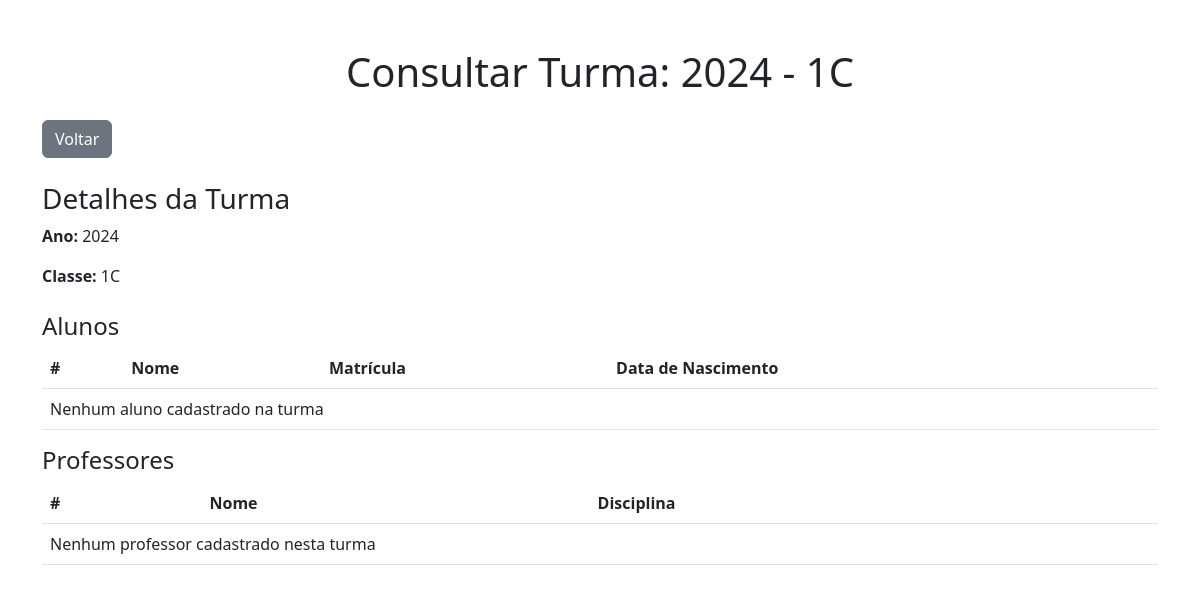
The app's page /consultar_turma/5/, older data.
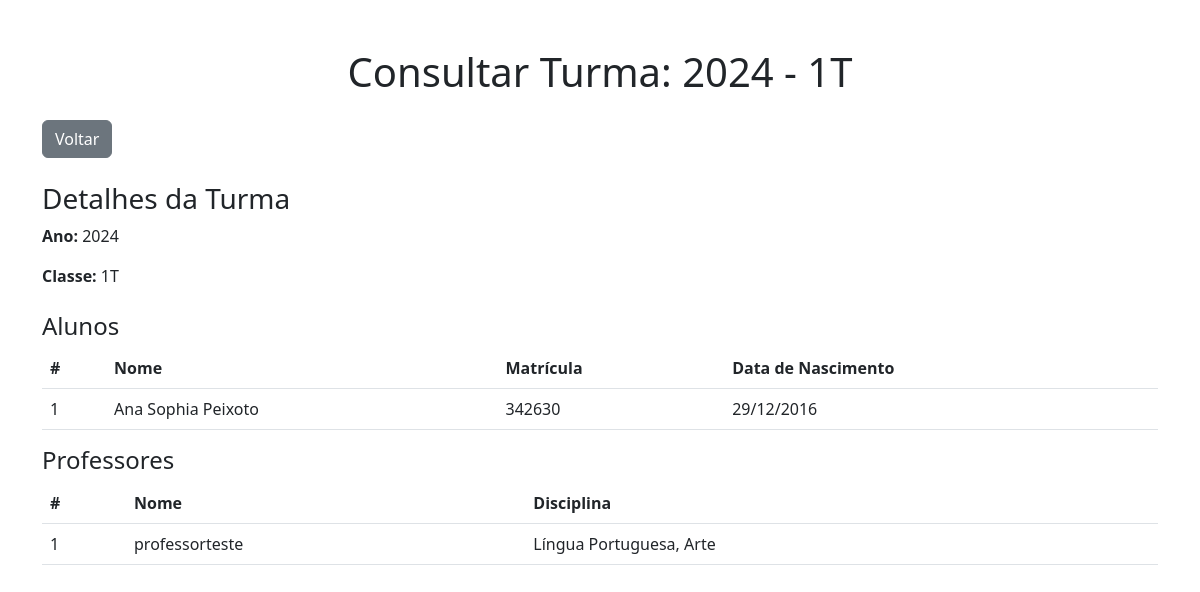
The same page, newer data.
### core/models.py (models this page shows, shortened)
class Turma(models.Model):
    ano = models.PositiveIntegerField()  # Ano da turma (Exemplo: 2024)
    classe = models.CharField(max_length=5, default='Indefinido')  # Classe (Exemplo: 1A, 2B, etc.)
    alunos = models.ManyToManyField(Aluno, related_name='turmas')
    professores = models.ManyToManyField(Professor, related_name='turmas')
    class Meta:
        verbose_name = "Turma"
        verbose_name_plural = "Turmas"

class Aluno(models.Model):
    user = models.OneToOneField(User, on_delete=models.CASCADE, related_name='aluno_profile')
    nome = models.CharField(max_length=100)
    rm = models.CharField(max_length=20, unique=True)  # Registro de matrícula único
    ra_rg = models.CharField(max_length=20, blank=True, null=True)  # RA ou RG (opcional)
    data_nascimento = models.DateField()  # Data de nascimento do aluno
    status = models.CharField(
        max_length=11,
        choices=[('ativo', 'Ativo'), ('transferido', 'Transferido'), ('suplente', 'Suplente')],
        default='ativo'
    )
    email_responsavel = models.EmailField(max_length=100, blank=True, null=True)
    telefone_responsavel = models.CharField(max_length=15, blank=True, null=True)

class Professor(models.Model):
    user = models.OneToOneField(User, on_delete=models.CASCADE, related_name='professor_profile')  # Conexão com o User do Django
    nome = models.CharField(max_length=255)  # Nome completo do professor
    email = models.EmailField(max_length=100, blank=True, null=True)
    telefone = models.CharField(max_length=15, blank=True, null=True)
    disciplinas = models.ManyToManyField(Disciplina, related_name='professores')

class Disciplina(models.Model):
    nome = models.CharField(max_length=100)  # Nome da disciplina

### core/views.py (the view)
# urls.py: path('consultar_turma/<int:turma_id>/', views.consultar_turma, name='consultar_turma'),
def consultar_turma(request, turma_id):
    turma = Turma.objects.get(id=turma_id)
    return render(request, 'core/consultar_turma.html', {'turma': turma})

### core/templates/core/consultar_turma.html (shortened to what this page needs)
{% load static %}
<!DOCTYPE html>
<html lang="pt-BR">
<head>
    <link href="https://cdn.jsdelivr.net/npm/bootstrap@5.3.0/dist/css/bootstrap.min.css" rel="stylesheet">
</head>
<body>
    <div class="container mt-5">
        <h1 class="text-center mb-4">Consultar Turma: {{ turma.ano }} - {{ turma.classe }}</h1>
        <div class="d-flex justify-content-between mb-4">
            <a href="{% url 'gerenciar_turmas' %}" class="btn btn-secondary">Voltar</a>
        </div>
        <div class="mb-4">
            <h3>Detalhes da Turma</h3>
            <p><strong>Ano:</strong> {{ turma.ano }}</p>
            <p><strong>Classe:</strong> {{ turma.classe }}</p>
        </div>
        <div class="mb-3">
            <h4>Alunos</h4>
            <table class="table">
                <thead>
                    <tr>
                        <th>#</th>
                        <th>Nome</th>
                        <th>Matrícula</th>
                        <th>Data de Nascimento</th>
                    </tr>
                </thead>
                <tbody>
                    {% for aluno in turma.alunos.all %}
                        <tr>
                            <td>{{ forloop.counter }}</td>
                            <td>{{ aluno.nome }}</td>
                            <td>{{ aluno.rm }}</td>
                            <td>{{ aluno.data_nascimento|date:"d/m/Y" }}</td>
                        </tr>
                    {% empty %}
                        <tr>
                            <td colspan="4">Nenhum aluno cadastrado na turma</td>
                        </tr>
                    {% endfor %}
                </tbody>
            </table>
        </div>
        <div class="mb-3">
            <h4>Professores</h4>
            <table class="table">
                <thead>
                    <tr>
                        <th>#</th>
                        <th>Nome</th>
                        <th>Disciplina</th>
                    </tr>
                </thead>
                <tbody>
                    {% for professor in turma.professores.all %}
                        <tr>
                            <td>{{ forloop.counter }}</td>
                            <td>{{ professor.nome }}</td>
                            <td>
                                {% for disciplina in professor.disciplinas.all %}
                                    {{ disciplina.nome }}{% if not forloop.last %}, {% endif %}
                                {% endfor %}
                            </td>
                        </tr>
                    {% empty %}
                        <tr>
                            <td colspan="3">Nenhum professor cadastrado nesta turma</td>
                        </tr>
                    {% endfor %}
                </tbody>
            </table>
        </div>
    </div>
</body>
</html>

Row changes from the older to the newer data that the page shows:
changed Turma: classe "1C" → "1T"
now on this page (row unchanged): Aluno: nome "Ana Sophia Peixoto", rm "342630", data_nascimento "29/12/2016"
now on this page (row unchanged): Professor: nome "professorteste"
now on this page (row unchanged): Disciplina: nome "Língua Portuguesa"
now on this page (row unchanged): Disciplina: nome "Arte"
Text that changed along with them:
text no longer shown: "Nenhum aluno cadastrado na turma Nenhum professor cadastrado nesta turma"
